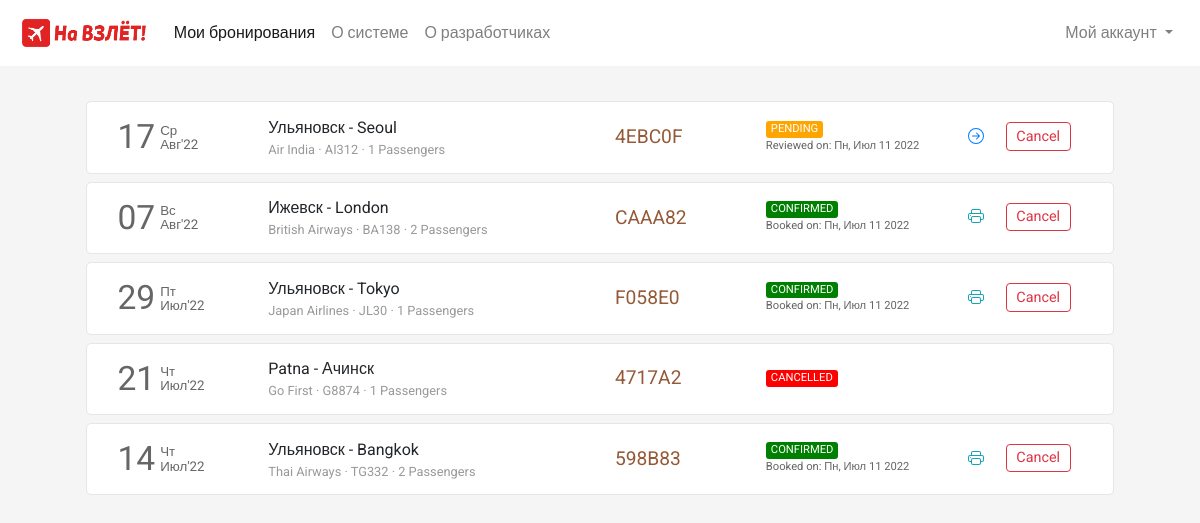
The app's page /flight/bookings (signed in) with its own data.
### flight/models.py (models this page shows, shortened)
class Ticket(models.Model):
    user = models.ForeignKey(User,on_delete=models.CASCADE,related_name="bookings", blank=True, null=True)
    ref_no = models.CharField(max_length=6, unique=True)
    passengers = models.ManyToManyField(Passenger, related_name="flight_tickets")
    flight = models.ForeignKey(Flight, on_delete=models.CASCADE, related_name="tickets", blank=True, null=True)
    flight_ddate = models.DateField(blank=True, null=True)
    flight_adate = models.DateField(blank=True, null=True)
    flight_fare = models.FloatField(blank=True,null=True)
    other_charges = models.FloatField(blank=True,null=True)
    coupon_used = models.CharField(max_length=15,blank=True)
    coupon_discount = models.FloatField(default=0.0)
    total_fare = models.FloatField(blank=True, null=True)
    seat_class = models.CharField(max_length=20, choices=SEAT_CLASS)
    booking_date = models.DateTimeField(default=datetime.now)
    mobile = models.CharField(max_length=20,blank=True)
    email = models.EmailField(max_length=45, blank=True)
    status = models.CharField(max_length=45, choices=TICKET_STATUS)

class Flight(models.Model):
    origin = models.ForeignKey(Place, on_delete=models.CASCADE, related_name="departures")
    destination = models.ForeignKey(Place, on_delete=models.CASCADE, related_name="arrivals")
    depart_time = models.TimeField(auto_now=False, auto_now_add=False)
    depart_day = models.ManyToManyField(Week, related_name="flights_of_the_day")
    duration = models.DurationField(null=True)
    arrival_time = models.TimeField(auto_now=False, auto_now_add=False)
    plane = models.CharField(max_length=24)
    airline = models.CharField(max_length=64)
    economy_fare = models.FloatField(null=True)
    business_fare = models.FloatField(null=True)
    first_fare = models.FloatField(null=True)

class Place(models.Model):
    city = models.CharField(
        max_length=25,
        validators=[RegexValidator(r'^[a-zA-Zа-яА-Я\s\-]{3,25}$', 'Только буквы, пробелы и тире')],
    )
    code = models.CharField(
        max_length=4,
        validators=[RegexValidator(r'^[a-zA-Zа-яА-Я]{3,4}$', 'Только буквы')],)

### flight/views.py (the view)
# urls.py: path('flight/bookings', views.bookings, name="bookings"),
def bookings(request):
    if request.user.is_authenticated:
        tickets = Ticket.objects.filter(user=request.user).order_by('-booking_date')
        return render(request, 'flight/bookings.html', {
            'page': 'bookings',
            'tickets': tickets
        })
    else:
        return HttpResponseRedirect(reverse('login'))

### flight/templates/flight/bookings.html (shortened to what this page needs)
{% extends 'flight/layout.html' %}
{% load static %}
{% block head %}
    <link rel="stylesheet" href="{% static 'css/bookings_style.css' %}">
{% endblock head %}
{% block body %}
    <section class="section section1">
        <div class="container">
            {% if tickets %}
                {% for ticket in tickets %}
                    <div class="row each-booking-div" id="{{ticket.ref_no}}">
                        <div class="col-2" style="display: flex;">
                            <div style="display: flex; color: #666666; margin-top: auto;">
                                <div>
                                    <span style="font-size: 2.1em;">{{ticket.flight_ddate | date:"d"}}</span>
                                </div>
                                <div style="font-size: smaller; display: flex; margin: auto 0; padding-left: 5px; line-height: 1em;">
                                    <div style="margin: auto;">
                                        <div style="margin-bottom: 1px;">{{ticket.flight_ddate | date:"D"}}</div>
                                        <div style="margin-top: 1px;">{{ticket.flight_ddate | date:"M'y"}}</div>
                                    </div>
                                </div>
                            </div>
                        </div>
                        <div class="col-4 middle-div">
                            <div style="width:100%">
                                <div class="row places-div" style=" display: flex;">
                                    <div style="max-width: 45%;">{{ticket.flight.origin.city}}</div>
                                    <div>&nbsp;-&nbsp;</div>
                                    <div style="max-width: 45%;">{{ticket.flight.destination.city}}</div>
                                </div>
                                <div class="row places-div" style="font-size: .8em; color: #999999; ">
                                    <div style="max-width: 100%;">{{ticket.flight.airline}} &middot; {{ticket.flight.plane}} &middot; {{ticket.passengers.count}} Passengers</div>
                                </div>
                            </div>
                        </div>
                        <div class="col-2 middle-div">
                            <div style="font-size: 1.2em; color: #945937;">{{ticket.ref_no}}</div>
                        </div>
                        <div class="col-2 middle-div">
                            <div>
                                <div class="row status-div">
                                    {% if ticket.status == 'CONFIRMED' %}
                                        <div class="green">{{ticket.status}}</div>
                                    {% endif %}
                                    {% if ticket.status == 'PENDING' %}
                                        <div class="orange">{{ticket.status}}</div>
                                    {% endif %}
                                    {% if ticket.status == 'CANCELLED' %}
                                        <div class="red">{{ticket.status}}</div>
                                    {% endif %}
                                </div>
                                <div class="row booking-date-div" style="font-size: .7em; color: #666;">
                                    {% if ticket.status == 'CONFIRMED' %}
                                        Booked on: {{ticket.booking_date | date:"D, M d Y"}}
                                    {% endif %}
                                    {% if ticket.status == 'PENDING' %}
                                        Reviewed on: {{ticket.booking_date | date:"D, M d Y"}}
                                    {% endif %}
                                </div>
                            </div>
                        </div>
                        <div class="col-2 last-div">
                            <div>
                                <div class="ticket-action-div">
                                    {% if ticket.status == 'CONFIRMED' %}
                                        <form action="{% url 'getticket' %}" method="get" target="_blank">
                                            <button type="submit" class="btn btn-outline-info btnp pbtn">
                                            </button>
                                        </form>
                                        <button class="btn btn-outline-danger btnp cbtn"  data-ref="{{ticket.ref_no}}" onclick="popup(this)">Cancel</button>
                                    {% endif %}
                                    {% if ticket.status == 'PENDING' %}
                                        <form action="{% url 'resumebooking' %}" method="POST">
                                            <button type="submit" class="btn btn-outline-primary btnp rbtn">
                                            </button>
                                        </form>
                                        <button type="button" class="btn btn-outline-danger btnp cbtn" data-ref="{{ticket.ref_no}}" onclick="popup(this)">Cancel</button>
                                    {% endif %}
                                </div>
                            </div>
                        </div>
                    </div>
                {% endfor %}
            {% endif %}
        </div>
    </section>
{% endblock %}

### flight/static/css/layout_style.css (style rules this page uses)
body { margin: 0px; padding: 0px; font-family: "Rubik", sans-serif; font-weight: normal; font-style: normal; min-width: 250px; }
.section { background-size: cover; background-position: center; background-repeat: no-repeat; padding: 30px 50px; min-height: 100vh; }

### flight/static/css/bookings_style.css (style rules this page uses)
* { font-family: 'Roboto', sans-serif; }
body { background-color: #f5f5f5; word-wrap: break-word; }
.container { cursor: pointer; }
.each-booking-div { width: 96%; margin: 5px auto 8px auto; transition-duration: .4s; padding: 10px 15px; background-color: #fff; border: 1px solid #e6e6e6; border-radius: 5px; }
.btnp { padding: .15rem .6rem; font-size: .9em; margin-top: 3px; margin-bottom: 5px; }
.each-booking-div > div { display: flex; overflow: auto; }
.each-booking-div > div > div { margin-top: auto; margin-bottom: auto; width: 100%; }
.green, .red, .orange { border-radius: 3px; color: white; padding-left: 5px; padding-right: 5px; font-size: .7em; }
.green { background-color: green; }
.red { background-color: red; }
.orange { background-color: orange; }
.ticket-action-div { display: flex; justify-content: space-evenly; }
.pbtn, .rbtn { border: 0; }

### records on screen
Ticket: flight_ddate "17", flight_ddate "Ср", flight_ddate "Авг'22", flight.origin.city "Ульяновск", flight.destination.city "Seoul", flight.airline "Air India", flight.plane "AI312", passengers.count "1", ref_no "4EBC0F", status "PENDING", booking_date "Пн, Июл 11 2022"
Ticket: flight_ddate "07", flight_ddate "Вс", flight_ddate "Авг'22", flight.origin.city "Ижевск", flight.destination.city "London", flight.airline "British Airways", flight.plane "BA138", passengers.count "2", ref_no "CAAA82", status "CONFIRMED", booking_date "Пн, Июл 11 2022"
Ticket: flight_ddate "29", flight_ddate "Пт", flight_ddate "Июл'22", flight.origin.city "Ульяновск", flight.destination.city "Tokyo", flight.airline "Japan Airlines", flight.plane "JL30", passengers.count "1", ref_no "F058E0", status "CONFIRMED", booking_date "Пн, Июл 11 2022"
Ticket: flight_ddate "21", flight_ddate "Чт", flight_ddate "Июл'22", flight.origin.city "Patna", flight.destination.city "Ачинск", flight.airline "Go First", flight.plane "G8874", passengers.count "1", ref_no "4717A2", status "CANCELLED"
Ticket: flight_ddate "14", flight_ddate "Чт", flight_ddate "Июл'22", flight.origin.city "Ульяновск", flight.destination.city "Bangkok", flight.airline "Thai Airways", flight.plane "TG332", passengers.count "2", ref_no "598B83", status "CONFIRMED", booking_date "Пн, Июл 11 2022"
